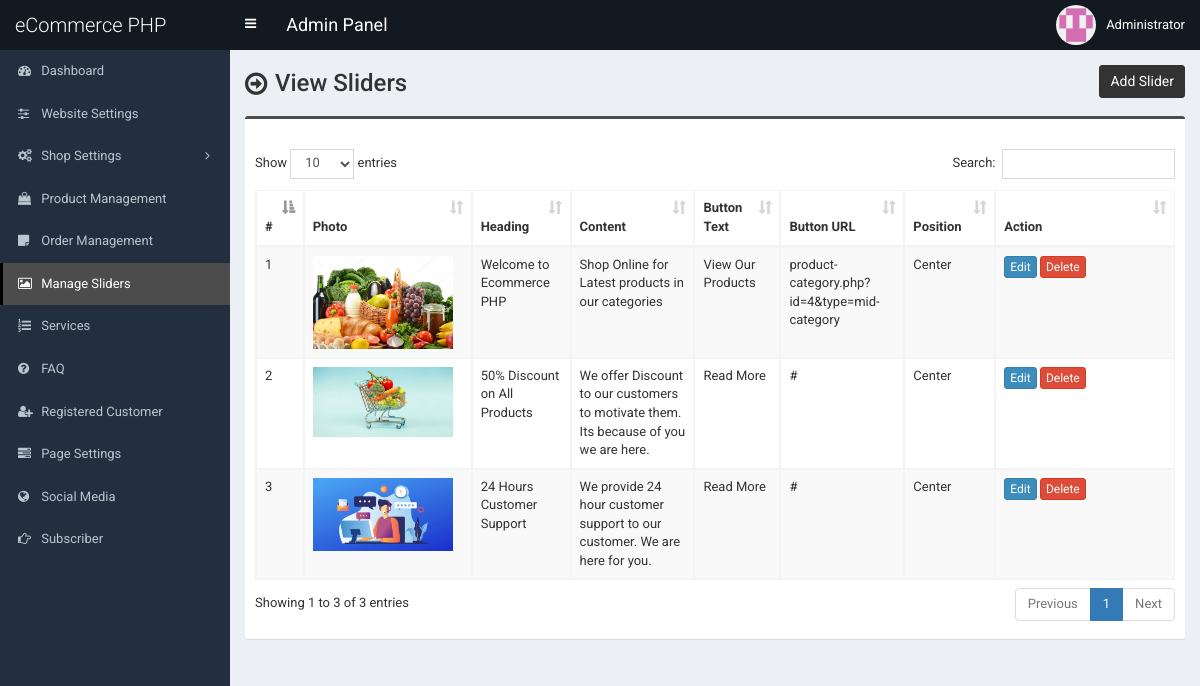
Screenshot of /admin/slider.php (signed in) with the database file from the repository.
### tables this page shows
CREATE TABLE `tbl_slider` (
  `id` int(11) NOT NULL,
  `photo` varchar(255) NOT NULL,
  `heading` varchar(255) NOT NULL,
  `content` text NOT NULL,
  `button_text` varchar(255) NOT NULL,
  `button_url` varchar(255) NOT NULL,
  `position` varchar(255) NOT NULL
);

### admin/slider.php (the view, shortened to what this page needs)
<?php require_once('header.php'); ?>
<section class="content-header">
	<div class="content-header-left">
		<h1>View Sliders</h1>
	</div>
	<div class="content-header-right">
		<a href="slider-add.php" class="btn btn-primary btn-sm">Add Slider</a>
	</div>
</section>
<section class="content">
	<div class="row">
		<div class="col-md-12">
			<div class="box box-info">
				<div class="box-body table-responsive">
					<table id="example1" class="table table-bordered table-hover table-striped">
						<thead>
							<tr>
								<th>#</th>
								<th>Photo</th>
								<th>Heading</th>
								<th>Content</th>
								<th>Button Text</th>
								<th>Button URL</th>
								<th>Position</th>
								<th width="140">Action</th>
							</tr>
						</thead>
						<tbody>
							<?php
							$i=0;
							$statement = $pdo->prepare("SELECT
														id,
														photo,
														heading,
														content,
														button_text,
														button_url,
														position
							                           	FROM tbl_slider
							                           	");
							$statement->execute();
							$result = $statement->fetchAll(PDO::FETCH_ASSOC);
							foreach ($result as $row) {
								$i++;
								?>
								<tr>
									<td><?php echo $i; ?></td>
									<td style="width:150px;"><img src="../assets/uploads/<?php echo $row['photo']; ?>" alt="<?php echo $row['heading']; ?>" style="width:140px;"></td>
									<td><?php echo $row['heading']; ?></td>
									<td><?php echo $row['content']; ?></td>
									<td><?php echo $row['button_text']; ?></td>
									<td><?php echo $row['button_url']; ?></td>
									<td><?php echo $row['position']; ?></td>
									<td>
										<a href="slider-edit.php?id=<?php echo $row['id']; ?>" class="btn btn-primary btn-xs">Edit</a>
										<a href="#" class="btn btn-danger btn-xs" data-href="slider-delete.php?id=<?php echo $row['id']; ?>" data-toggle="modal" data-target="#confirm-delete">Delete</a>
									</td>
								</tr>
								<?php
							}
							?>
						</tbody>
					</table>
				</div>
			</div>
		</div>
	</div>
</section>
<?php require_once('footer.php'); ?>

### admin/style.css (style rules this page uses)
body { font-size: 13px; font-family: "Roboto", sans-serif; }
.content-header > h1, .content-header .content-header-left h1 { font-family: "Roboto", sans-serif; }
.box-info { padding-top: 20px; }
.content-header { overflow: hidden; }
.content-header .content-header-left { float: left; padding-top: 5px; }
.content-header .content-header-right { float: right; }
.content-header .content-header-left h1 { margin-top: 0; margin-bottom: 0; padding-left: 30px; padding-bottom: 5px; font-size: 24px; position: relative; }
.content-header .content-header-left h1:before { position: absolute; top: 0; left: 0; font-family: "FontAwesome", sans-serif; font-size: 26px; content: "\f18e"; }
.content-header .content-header-right a { position: relative; font-size: 14px; }
.box.box-info { border-top-color: #4c4c4c; }
.content-header .content-header-right a { background-color: #333333; border-color: #333333; }

### rows the page displays
tbl_slider: photo (picture), heading "Welcome to Ecommerce PHP", content "Shop Online for Latest products in our categories", button_text "View Our Products", button_url "product-category.php?id=4&type=mid-category", position "Center"
tbl_slider: photo (picture), heading "50% Discount on All Products", content "We offer Discount to our customers to motivate them. Its because of you we are here.", button_text "Read More", button_url "#", position "Center"
tbl_slider: photo (picture), heading "24 Hours Customer Support", content "We provide 24 hour customer support to our customer. We are here for you.", button_text "Read More", button_url "#", position "Center"

### other values shown
$_SESSION['user']['full_name'] "Administrator"
